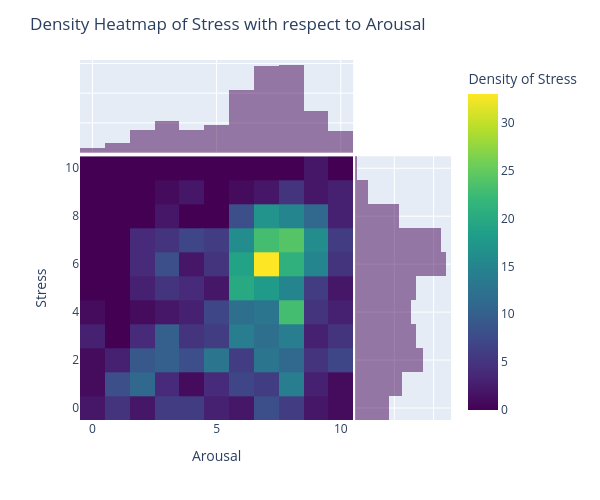
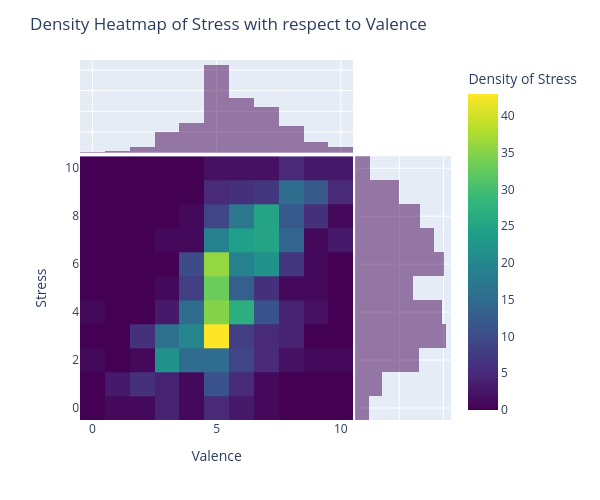
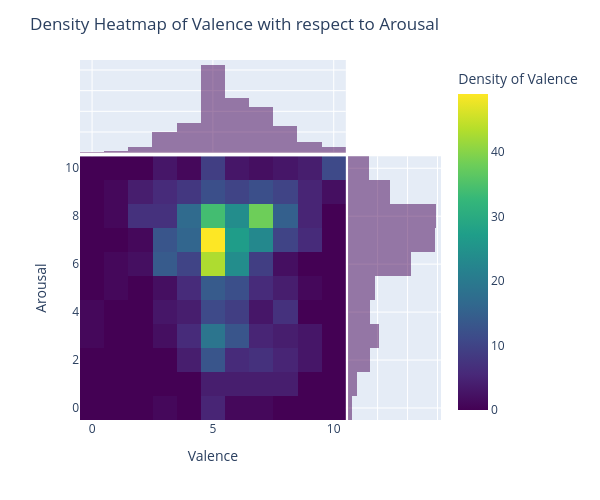
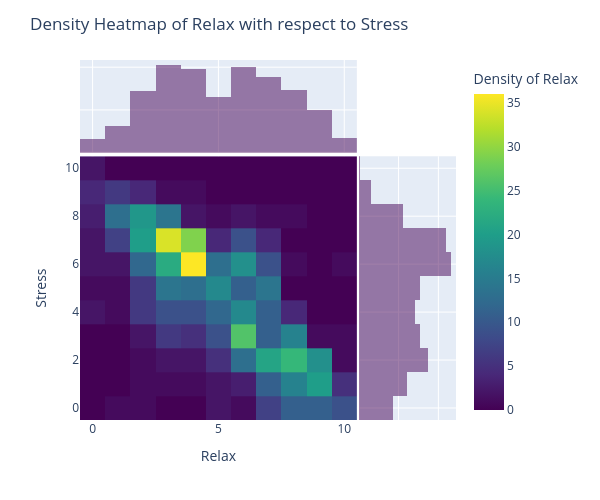

These figures' notebook cell, in order:
### Code cell
fig = px.density_heatmap(self_assessment_t, 
                       self_assessment_t['Arousal'], 
                       self_assessment_t['Stress'], 
                       color_continuous_scale=px.colors.sequential.Viridis,
                       marginal_x="histogram", 
                       marginal_y="histogram",
                       width=600, height=500
                      )
fig.update_layout(title='Density Heatmap of Stress with respect to Arousal',
                  xaxis_title='Arousal',
                  yaxis_title='Stress',
                  coloraxis_colorbar=dict(title='Density of Stress'))
fig.show()

fig = px.density_heatmap(self_assessment_t, 
                       self_assessment_t['Valence'], 
                       self_assessment_t['Relax'], 
                       color_continuous_scale=px.colors.sequential.Viridis,
                       marginal_x="histogram", 
                       marginal_y="histogram",
                       width=600, height=500
                      )
fig.update_layout(title='Density Heatmap of Stress with respect to Valence',
                  xaxis_title='Valence',
                  yaxis_title='Stress',
                  coloraxis_colorbar=dict(title='Density of Stress'))
fig.show()

fig = px.density_heatmap(self_assessment_t, 
                       self_assessment_t['Valence'], 
                       self_assessment_t['Arousal'],
                       color_continuous_scale=px.colors.sequential.Viridis,
                       marginal_x="histogram", 
                       marginal_y="histogram",
                       width=600, height=500
                      )
fig.update_layout(title='Density Heatmap of Valence with respect to Arousal',
                  xaxis_title='Valence',
                  yaxis_title='Arousal',
                  coloraxis_colorbar=dict(title='Density of Valence'))
fig.show()

fig = px.density_heatmap(self_assessment_t, 
                       self_assessment_t['Relax'], 
                       self_assessment_t['Stress'],
                       color_continuous_scale=px.colors.sequential.Viridis,
                       marginal_x="histogram", 
                       marginal_y="histogram",
                       width=600, height=500
                      )
fig.update_layout(title='Density Heatmap of Relax with respect to Stress',
                  xaxis_title='Relax',
                  yaxis_title='Stress',
                  coloraxis_colorbar=dict(title='Density of Relax'))
fig.show()

### Figure 1 — Plotly figure (JSON) as saved in the notebook; plotly's stock layout.template omitted (floating-point values rounded to 4 significant figures; data arrays with more than 128 entries replaced by an {"elided": "..."} marker saying what was removed)
{"data": [{"coloraxis": "coloraxis", "hovertemplate": "x=%{x}<br>y=%{y}<br>count=%{z}<extra></extra>", "name": "", "type": "histogram2d", "x": {"elided": "715 float values"}, "xaxis": "x", "xbingroup": "x", "y": {"elided": "715 float values"}, "yaxis": "y", "ybingroup": "y"}, {"bingroup": "x", "hovertemplate": "x=%{x}<br>count=%{y}<extra></extra>", "legendgroup": "", "marker": {"color": "#440154"}, "name": "", "opacity": 0.5, "showlegend": false, "type": "histogram", "x": {"elided": "715 float values"}, "xaxis": "x3", "yaxis": "y3"}, {"bingroup": "y", "hovertemplate": "y=%{y}<br>count=%{x}<extra></extra>", "legendgroup": "", "marker": {"color": "#440154"}, "name": "", "opacity": 0.5, "showlegend": false, "type": "histogram", "xaxis": "x2", "y": {"elided": "715 float values"}, "yaxis": "y2"}], "layout": {"barmode": "overlay", "coloraxis": {"colorbar": {"title": {"text": "Density of Stress"}}, "colorscale": [[0, "#440154"], [0.1111, "#482878"], [0.2222, "#3e4989"], [0.3333, "#31688e"], [0.4444, "#26828e"], [0.5556, "#1f9e89"], [0.6667, "#35b779"], [0.7778, "#6ece58"], [0.8889, "#b5de2b"], [1, "#fde725"]]}, "height": 500, "legend": {"tracegroupgap": 0}, "margin": {"t": 60}, "title": {"text": "Density Heatmap of Stress with respect to Arousal"}, "width": 600, "xaxis": {"anchor": "y", "domain": [0, 0.7363], "title": {"text": "Arousal"}}, "xaxis2": {"anchor": "y2", "domain": [0.7413, 1], "matches": "x2", "showgrid": true, "showline": false, "showticklabels": false, "ticks": ""}, "xaxis3": {"anchor": "y3", "domain": [0, 0.7363], "matches": "x", "showgrid": true, "showticklabels": false}, "xaxis4": {"anchor": "y4", "domain": [0.7413, 1], "matches": "x2", "showgrid": true, "showline": false, "showticklabels": false, "ticks": ""}, "yaxis": {"anchor": "x", "domain": [0, 0.7326], "title": {"text": "Stress"}}, "yaxis2": {"anchor": "x2", "domain": [0, 0.7326], "matches": "y", "showgrid": true, "showticklabels": false}, "yaxis3": {"anchor": "x3", "domain": [0.7426, 1], "matches": "y3", "showgrid": true, "showline": false, "showticklabels": false, "ticks": ""}, "yaxis4": {"anchor": "x4", "domain": [0.7426, 1], "matches": "y3", "showgrid": true, "showline": false, "showticklabels": false, "ticks": ""}}}

### Figure 2 — Plotly figure (JSON) as saved in the notebook; plotly's stock layout.template omitted (floating-point values rounded to 4 significant figures; data arrays with more than 128 entries replaced by an {"elided": "..."} marker saying what was removed)
{"data": [{"coloraxis": "coloraxis", "hovertemplate": "x=%{x}<br>y=%{y}<br>count=%{z}<extra></extra>", "name": "", "type": "histogram2d", "x": {"elided": "715 float values"}, "xaxis": "x", "xbingroup": "x", "y": {"elided": "715 float values"}, "yaxis": "y", "ybingroup": "y"}, {"bingroup": "x", "hovertemplate": "x=%{x}<br>count=%{y}<extra></extra>", "legendgroup": "", "marker": {"color": "#440154"}, "name": "", "opacity": 0.5, "showlegend": false, "type": "histogram", "x": {"elided": "715 float values"}, "xaxis": "x3", "yaxis": "y3"}, {"bingroup": "y", "hovertemplate": "y=%{y}<br>count=%{x}<extra></extra>", "legendgroup": "", "marker": {"color": "#440154"}, "name": "", "opacity": 0.5, "showlegend": false, "type": "histogram", "xaxis": "x2", "y": {"elided": "715 float values"}, "yaxis": "y2"}], "layout": {"barmode": "overlay", "coloraxis": {"colorbar": {"title": {"text": "Density of Stress"}}, "colorscale": [[0, "#440154"], [0.1111, "#482878"], [0.2222, "#3e4989"], [0.3333, "#31688e"], [0.4444, "#26828e"], [0.5556, "#1f9e89"], [0.6667, "#35b779"], [0.7778, "#6ece58"], [0.8889, "#b5de2b"], [1, "#fde725"]]}, "height": 500, "legend": {"tracegroupgap": 0}, "margin": {"t": 60}, "title": {"text": "Density Heatmap of Stress with respect to Valence"}, "width": 600, "xaxis": {"anchor": "y", "domain": [0, 0.7363], "title": {"text": "Valence"}}, "xaxis2": {"anchor": "y2", "domain": [0.7413, 1], "matches": "x2", "showgrid": true, "showline": false, "showticklabels": false, "ticks": ""}, "xaxis3": {"anchor": "y3", "domain": [0, 0.7363], "matches": "x", "showgrid": true, "showticklabels": false}, "xaxis4": {"anchor": "y4", "domain": [0.7413, 1], "matches": "x2", "showgrid": true, "showline": false, "showticklabels": false, "ticks": ""}, "yaxis": {"anchor": "x", "domain": [0, 0.7326], "title": {"text": "Stress"}}, "yaxis2": {"anchor": "x2", "domain": [0, 0.7326], "matches": "y", "showgrid": true, "showticklabels": false}, "yaxis3": {"anchor": "x3", "domain": [0.7426, 1], "matches": "y3", "showgrid": true, "showline": false, "showticklabels": false, "ticks": ""}, "yaxis4": {"anchor": "x4", "domain": [0.7426, 1], "matches": "y3", "showgrid": true, "showline": false, "showticklabels": false, "ticks": ""}}}

### Figure 3 — Plotly figure (JSON) as saved in the notebook; plotly's stock layout.template omitted (floating-point values rounded to 4 significant figures; data arrays with more than 128 entries replaced by an {"elided": "..."} marker saying what was removed)
{"data": [{"coloraxis": "coloraxis", "hovertemplate": "x=%{x}<br>y=%{y}<br>count=%{z}<extra></extra>", "name": "", "type": "histogram2d", "x": {"elided": "715 float values"}, "xaxis": "x", "xbingroup": "x", "y": {"elided": "715 float values"}, "yaxis": "y", "ybingroup": "y"}, {"bingroup": "x", "hovertemplate": "x=%{x}<br>count=%{y}<extra></extra>", "legendgroup": "", "marker": {"color": "#440154"}, "name": "", "opacity": 0.5, "showlegend": false, "type": "histogram", "x": {"elided": "715 float values"}, "xaxis": "x3", "yaxis": "y3"}, {"bingroup": "y", "hovertemplate": "y=%{y}<br>count=%{x}<extra></extra>", "legendgroup": "", "marker": {"color": "#440154"}, "name": "", "opacity": 0.5, "showlegend": false, "type": "histogram", "xaxis": "x2", "y": {"elided": "715 float values"}, "yaxis": "y2"}], "layout": {"barmode": "overlay", "coloraxis": {"colorbar": {"title": {"text": "Density of Valence"}}, "colorscale": [[0, "#440154"], [0.1111, "#482878"], [0.2222, "#3e4989"], [0.3333, "#31688e"], [0.4444, "#26828e"], [0.5556, "#1f9e89"], [0.6667, "#35b779"], [0.7778, "#6ece58"], [0.8889, "#b5de2b"], [1, "#fde725"]]}, "height": 500, "legend": {"tracegroupgap": 0}, "margin": {"t": 60}, "title": {"text": "Density Heatmap of Valence with respect to Arousal"}, "width": 600, "xaxis": {"anchor": "y", "domain": [0, 0.7363], "title": {"text": "Valence"}}, "xaxis2": {"anchor": "y2", "domain": [0.7413, 1], "matches": "x2", "showgrid": true, "showline": false, "showticklabels": false, "ticks": ""}, "xaxis3": {"anchor": "y3", "domain": [0, 0.7363], "matches": "x", "showgrid": true, "showticklabels": false}, "xaxis4": {"anchor": "y4", "domain": [0.7413, 1], "matches": "x2", "showgrid": true, "showline": false, "showticklabels": false, "ticks": ""}, "yaxis": {"anchor": "x", "domain": [0, 0.7326], "title": {"text": "Arousal"}}, "yaxis2": {"anchor": "x2", "domain": [0, 0.7326], "matches": "y", "showgrid": true, "showticklabels": false}, "yaxis3": {"anchor": "x3", "domain": [0.7426, 1], "matches": "y3", "showgrid": true, "showline": false, "showticklabels": false, "ticks": ""}, "yaxis4": {"anchor": "x4", "domain": [0.7426, 1], "matches": "y3", "showgrid": true, "showline": false, "showticklabels": false, "ticks": ""}}}

### Figure 4 — Plotly figure (JSON) as saved in the notebook; plotly's stock layout.template omitted (floating-point values rounded to 4 significant figures; data arrays with more than 128 entries replaced by an {"elided": "..."} marker saying what was removed)
{"data": [{"coloraxis": "coloraxis", "hovertemplate": "x=%{x}<br>y=%{y}<br>count=%{z}<extra></extra>", "name": "", "type": "histogram2d", "x": {"elided": "715 float values"}, "xaxis": "x", "xbingroup": "x", "y": {"elided": "715 float values"}, "yaxis": "y", "ybingroup": "y"}, {"bingroup": "x", "hovertemplate": "x=%{x}<br>count=%{y}<extra></extra>", "legendgroup": "", "marker": {"color": "#440154"}, "name": "", "opacity": 0.5, "showlegend": false, "type": "histogram", "x": {"elided": "715 float values"}, "xaxis": "x3", "yaxis": "y3"}, {"bingroup": "y", "hovertemplate": "y=%{y}<br>count=%{x}<extra></extra>", "legendgroup": "", "marker": {"color": "#440154"}, "name": "", "opacity": 0.5, "showlegend": false, "type": "histogram", "xaxis": "x2", "y": {"elided": "715 float values"}, "yaxis": "y2"}], "layout": {"barmode": "overlay", "coloraxis": {"colorbar": {"title": {"text": "Density of Relax"}}, "colorscale": [[0, "#440154"], [0.1111, "#482878"], [0.2222, "#3e4989"], [0.3333, "#31688e"], [0.4444, "#26828e"], [0.5556, "#1f9e89"], [0.6667, "#35b779"], [0.7778, "#6ece58"], [0.8889, "#b5de2b"], [1, "#fde725"]]}, "height": 500, "legend": {"tracegroupgap": 0}, "margin": {"t": 60}, "title": {"text": "Density Heatmap of Relax with respect to Stress"}, "width": 600, "xaxis": {"anchor": "y", "domain": [0, 0.7363], "title": {"text": "Relax"}}, "xaxis2": {"anchor": "y2", "domain": [0.7413, 1], "matches": "x2", "showgrid": true, "showline": false, "showticklabels": false, "ticks": ""}, "xaxis3": {"anchor": "y3", "domain": [0, 0.7363], "matches": "x", "showgrid": true, "showticklabels": false}, "xaxis4": {"anchor": "y4", "domain": [0.7413, 1], "matches": "x2", "showgrid": true, "showline": false, "showticklabels": false, "ticks": ""}, "yaxis": {"anchor": "x", "domain": [0, 0.7326], "title": {"text": "Stress"}}, "yaxis2": {"anchor": "x2", "domain": [0, 0.7326], "matches": "y", "showgrid": true, "showticklabels": false}, "yaxis3": {"anchor": "x3", "domain": [0.7426, 1], "matches": "y3", "showgrid": true, "showline": false, "showticklabels": false, "ticks": ""}, "yaxis4": {"anchor": "x4", "domain": [0.7426, 1], "matches": "y3", "showgrid": true, "showline": false, "showticklabels": false, "ticks": ""}}}
